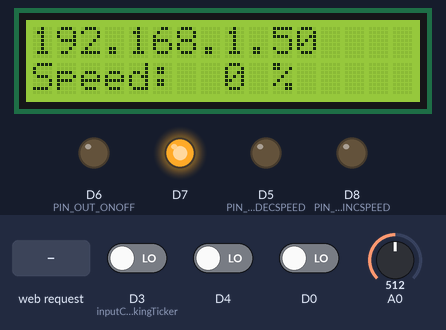
Recording of a program running on a simulated ESP8266 (Wemos D1 mini). Shown: 16×2 character LCD, output pins drawn as LEDs (lit = HIGH). The inputs (shaded band) are chosen by the test bench; at power-on: D4 LOW, D3 (inputCheckingTicker) LOW, D0 LOW, A0 = 512. WiFi joins after 1.5 s; servers stay silent unless stated; what the program prints to the serial monitor is not drawn.

Above: at 3.3 s.
3.4 s: HTTP request GET /conveyorOn received
At 4.6 s:
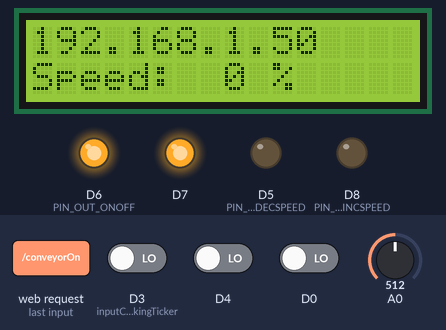
5.2 s: HTTP request GET /incSpeedOn received
At 6.1 s:
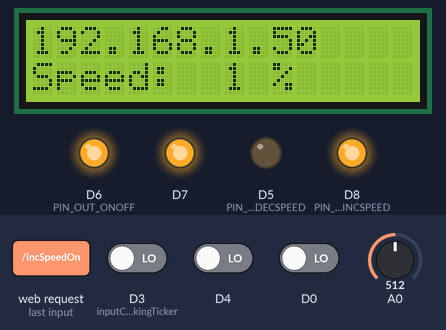
8.2 s: D4 driven HIGH
At 12.2 s:
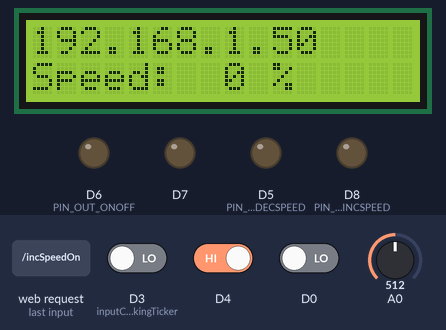
13.1 s: D4 driven LOW
At 14.4 s:
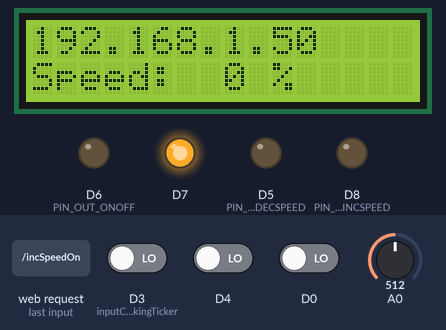
Timing chart, 0 to 15.8 s (numbered marks = the images above; inputs shaded):
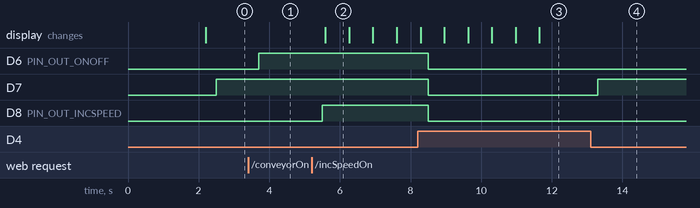

The program:

main.cpp
```cpp
#include "ConveyorController.h"

// Global instance of the controller
ConveyorController* conveyorController;

void setup() {
   const char* wifiNetworkName = "TP-Link_83CA";
   const char* wifiNetworkPassword = "65362280";

   conveyorController =
      new ConveyorController(wifiNetworkName, wifiNetworkPassword);

   conveyorController->initIO();
   conveyorController->initLCD();
   conveyorController->initWeb();
   conveyorController->assignRoutes();
   conveyorController->startWebServer();
   conveyorController->startTicker();
}

void loop() {
   // Getting the state of buttons is handled by ticker
   // Updating LCD is handled by ticker
   conveyorController->handleClient();
   delay(10);
}
```

ConveyorController.h
```cpp
#ifndef CONVEYORCONTROLLER_H
#define CONVEYORCONTROLLER_H

#include <Arduino.h>
#include <ESP8266WebServer.h>
#include <ESP8266WiFi.h>
#include <ESP8266mDNS.h>
#include <LiquidCrystal_I2C.h>
#include <WiFiClient.h>
#include "pinDefinitions.h"
#include <Ticker.h>

class ConveyorController {
public:
  ConveyorController(const char* wifiNetworkName,
    const char* wifiNetworkPassword);

  void initIO();
  void initLCD();
  void initWeb();
  void assignRoutes();
  void startWebServer();
  void startTicker();
  void handleClient();
  void updateLCD();
  void updateState();

private:
  // WiFi credentials
  const char* wifiNetworkName;
  const char* wifiNetworkPassword;

  // Web server
  ESP8266WebServer webServer = ESP8266WebServer(80);

  // LCD
  LiquidCrystal_I2C lcd = LiquidCrystal_I2C(0x27, 16, 2);

  // Ticker
  Ticker inputCheckingTicker;
  Ticker LCDUpdatingTicker;

  // Speed of the conveyor
  int conveyorSpeed = 0;

  // TRUE or FALSE state if the conveyor is controlled locally or remotely
  // remoteLocalState ? "local" : "remote"
  bool remoteLocalState = false;

  // TRUE or FALSE state if the conveyor is speeding up or no
  bool locIncSpeedState = false;
  bool remIncSpeedState = false;

  // TRUE or FALSE state if the conveyor is slowing down or no
  bool locDecSpeedState = false;
  bool remDecSpeedState = false;

  // TRUE or FALSE state if the conveyor is ON or OFF
  bool locOnOffState = false;
  bool remOnOffState = false;

  // Route handler for the main page
  void mainRoute();

  // Route handler for unknown pages
  void unknownRouteResponse();

  void LCDWaitingForConnection(bool condition);

  void writeValue(int pin, int value);
};

#endif
```

pinDefinitions.h
```cpp
#ifndef PINDEFINITONS
#define PINDEFINITONS

// ----------------------
// INPUT PIN DEFINITIONS
// ----------------------
#define PIN_IN_ONOFF \
   A0  // Watches for the physical button that turns the conveyor on
#define PIN_IN_INCSPEED \
   D0                  // Watches for the physical button that increases speed
#define PIN_IN_DECSPEED \
   D3  // Watches for the physical button that decreases speed
#define PIN_IN_LOCALREMOTE \
   D4  // Watches for the physical switch that toggles between local and remote
       // control

// ----------------------
// OUTPUT PIN DEFINITIONS
// ----------------------
#define PIN_OUT_SCL D1  // SCL for the LCD
#define PIN_OUT_SDA D2  // SDA for the LCD
#define PIN_OUT_DECSPEED D5  // Controls the conveyor speed decrease
#define PIN_OUT_ONOFF D6     // Controls the conveyor on/off
#define PIN_OUT_LOCALREMOTE \
   D7  // Switches the Type C relays between local and remote control
#define PIN_OUT_INCSPEED D8  // Controls the conveyor speed increase
#endif
```

ConveyorController.cpp
```cpp
#include "ConveyorController.h"

ConveyorController::ConveyorController(const char* wifiNetworkName,
   const char* wifiNetworkPassword)
   : wifiNetworkName(wifiNetworkName),
   wifiNetworkPassword(wifiNetworkPassword) {
}

// Public access initializations
void ConveyorController::initIO() {
   // Initialize input pins
   pinMode(PIN_IN_ONOFF, INPUT);
   pinMode(PIN_IN_INCSPEED, INPUT);
   pinMode(PIN_IN_DECSPEED, INPUT);
   pinMode(PIN_IN_LOCALREMOTE, INPUT);

   // Initialize output pins
   pinMode(PIN_OUT_SCL, OUTPUT);
   pinMode(PIN_OUT_SDA, OUTPUT);
   pinMode(PIN_OUT_DECSPEED, OUTPUT);
   pinMode(PIN_OUT_ONOFF, OUTPUT);
   pinMode(PIN_OUT_LOCALREMOTE, OUTPUT);
   pinMode(PIN_OUT_INCSPEED, OUTPUT);

   // Set all output pins to LOW initially
   digitalWrite(PIN_OUT_DECSPEED, LOW);
   digitalWrite(PIN_OUT_ONOFF, LOW);
   digitalWrite(PIN_OUT_LOCALREMOTE, LOW);
   digitalWrite(PIN_OUT_INCSPEED, LOW);
}

void ConveyorController::initLCD() {
   // Initialize and set up the LCD
   lcd.begin(16, 2);
   lcd.init();
   lcd.backlight();
}

void ConveyorController::initWeb() {

   // Start serial communication
   Serial.begin(115200);

   // Start WiFi communication with credentials
   WiFi.begin(wifiNetworkName, wifiNetworkPassword);

   int i = 0;
   // Wait until connected to the network, printing dots
   while (WiFi.status() != WL_CONNECTED) {
      Serial.print(".");
      LCDWaitingForConnection(i % 2 == 0);
      delay(1000);
   }

   Serial.println("");
   Serial.print("Connected to WiFi network ");
   Serial.println(this->wifiNetworkName);
   Serial.print("IP address: ");
   Serial.println(WiFi.localIP());

   // Check MDNS functionality
   if (MDNS.begin("espwebserver")) {
      Serial.println("MDNS responder started.");
   }

   updateLCD();
}

void ConveyorController::assignRoutes() {
   // Assign routes
   webServer.on("/", [this]() {
      webServer.sendHeader("Access-Control-Allow-Origin", "*"); // Allow all origins
      webServer.sendHeader("Access-Control-Allow-Methods", "GET, POST, OPTIONS");
      webServer.sendHeader("Access-Control-Allow-Headers", "Content-Type");
      mainRoute(); });
   webServer.on("/getData", [this] {
      webServer.sendHeader("Access-Control-Allow-Origin", "*"); // Allow all origins
      webServer.sendHeader("Access-Control-Allow-Methods", "GET, POST, OPTIONS");
      webServer.sendHeader("Access-Control-Allow-Headers", "Content-Type");
      webServer.sendHeader("Content-Type", "application/json");
      String json = "{\"conveyorSpeed\": " + String(conveyorSpeed) +
         ", \"localRemote\": \"" + ((remoteLocalState) ? "Remote" : "Local") + "\"}";
      webServer.send(200, "application/json", json);
      });
   webServer.on("/example", [this]() {
      String response = "Sample route for multiple pages.";
      webServer.send(200, "text/plain", response);
      });
   webServer.on("/incSpeedOn", [this]() {
      webServer.sendHeader("Access-Control-Allow-Origin", "*"); // Allow all origins
      webServer.sendHeader("Access-Control-Allow-Methods", "GET, POST, OPTIONS");
      webServer.sendHeader("Access-Control-Allow-Headers", "Content-Type");
      Serial.println("Increasing speed button pressed");
      remIncSpeedState = true;
      mainRoute();
      });
   webServer.on("/incSpeedOff", [this]() {
      webServer.sendHeader("Access-Control-Allow-Origin", "*"); // Allow all origins
      webServer.sendHeader("Access-Control-Allow-Methods", "GET, POST, OPTIONS");
      webServer.sendHeader("Access-Control-Allow-Headers", "Content-Type");
      Serial.println("Increasing speed button released");
      remIncSpeedState = false;
      mainRoute();
      });
   webServer.on("/decSpeedOn", [this]() {
      webServer.sendHeader("Access-Control-Allow-Origin", "*"); // Allow all origins
      webServer.sendHeader("Access-Control-Allow-Methods", "GET, POST, OPTIONS");
      webServer.sendHeader("Access-Control-Allow-Headers", "Content-Type");
      Serial.println("Decreasing speed button pressed");
      remDecSpeedState = true;
      mainRoute();
      });
   webServer.on("/decSpeedOff", [this]() {
      webServer.sendHeader("Access-Control-Allow-Origin", "*"); // Allow all origins
      webServer.sendHeader("Access-Control-Allow-Methods", "GET, POST, OPTIONS");
      webServer.sendHeader("Access-Control-Allow-Headers", "Content-Type");
      Serial.println("Decreasing speed button released");
      remDecSpeedState = false;
      mainRoute();
      });
   webServer.on("/conveyorOn", [this]() {
      webServer.sendHeader("Access-Control-Allow-Origin", "*"); // Allow all origins
      webServer.sendHeader("Access-Control-Allow-Methods", "GET, POST, OPTIONS");
      webServer.sendHeader("Access-Control-Allow-Headers", "Content-Type");
      Serial.println("Conveyor turned ON");
      remOnOffState = true;
      mainRoute();
      });
   webServer.on("/conveyorOff", [this]() {
      webServer.sendHeader("Access-Control-Allow-Origin", "*"); // Allow all origins
      webServer.sendHeader("Access-Control-Allow-Methods", "GET, POST, OPTIONS");
      webServer.sendHeader("Access-Control-Allow-Headers", "Content-Type");
      Serial.println("Conveyor turned OFF");
      remOnOffState = false;
      mainRoute();
      });
   webServer.onNotFound([this]() { unknownRouteResponse(); });
}

void ConveyorController::startWebServer() {
   // Start the HTTP server
   webServer.begin();
   Serial.println("HTTP server started.");
}

void ConveyorController::startTicker() {
   inputCheckingTicker.attach(0.3, [this]() { updateState(); });
   LCDUpdatingTicker.attach(0.673, [this]() { updateLCD(); });
}

// Repeatable public access
void ConveyorController::handleClient() { webServer.handleClient(); }

void ConveyorController::updateLCD() {
   lcd.clear();
   lcd.setCursor(0, 0);
   lcd.print(WiFi.localIP());
   lcd.setCursor(0, 1);
   lcd.print("Speed:");
   lcd.setCursor(8, 1);
   lcd.print(String(conveyorSpeed) + " %");
}

void ConveyorController::updateState() {
   // This is the main logic of the system, as defined by the stateflow diagram
   remoteLocalState = (digitalRead(PIN_IN_LOCALREMOTE) == LOW);

   if (remoteLocalState) {
      // Remote_Controlled
      writeValue(PIN_OUT_LOCALREMOTE, HIGH);
      locIncSpeedState = false;
      locDecSpeedState = false;
      locOnOffState = false;

      if (remOnOffState) {
         // Conveyor_On_Remotely
         writeValue(PIN_OUT_ONOFF, HIGH);
         if (remIncSpeedState) {
            writeValue(PIN_OUT_INCSPEED, HIGH);
            if (conveyorSpeed < 100) {
               conveyorSpeed += 1;
            }
         }
         else {
            writeValue(PIN_OUT_INCSPEED, LOW);
         }
         if (remDecSpeedState) {
            writeValue(PIN_OUT_DECSPEED, HIGH);
            if (conveyorSpeed > 0) {
               conveyorSpeed -= 1;
            }
         }
         else {
            writeValue(PIN_OUT_DECSPEED, LOW);
         }
         if (remIncSpeedState && remDecSpeedState) {
            writeValue(PIN_OUT_INCSPEED, LOW);
            writeValue(PIN_OUT_DECSPEED, LOW);
         }
      }
      else {
         // Conveyor_Off_Remotely
         writeValue(PIN_OUT_ONOFF, LOW);
         writeValue(PIN_OUT_INCSPEED, LOW);
         writeValue(PIN_OUT_DECSPEED, LOW);
         if (conveyorSpeed > 0) {
            conveyorSpeed -= 1;
         }
      }
   }
   else {
      // Local_Controlled

      writeValue(PIN_OUT_LOCALREMOTE, LOW);

      remIncSpeedState = false;
      remDecSpeedState = false;
      remOnOffState = false;
      locOnOffState = (analogRead(PIN_IN_ONOFF) < 1024 / 2);
      locIncSpeedState = (digitalRead(PIN_IN_INCSPEED) == LOW);
      locDecSpeedState = (digitalRead(PIN_IN_DECSPEED) == LOW);

      if (locOnOffState) {
         // Conveyor_On_Locally
         if (locIncSpeedState) {
            // writeValue(PIN_OUT_INCSPEED, HIGH);
            if (conveyorSpeed < 100) {
               conveyorSpeed += 1;
            }
         }
         else {
            // writeValue(PIN_OUT_INCSPEED, LOW);
         }
         if (locDecSpeedState) {
            // writeValue(PIN_OUT_DECSPEED, HIGH);
            if (conveyorSpeed > 0) {
               conveyorSpeed -= 1;
            }
         }
         else {
            // writeValue(PIN_OUT_DECSPEED, LOW);
         }
         if (locIncSpeedState && locDecSpeedState) {
            // writeValue(PIN_OUT_INCSPEED, LOW);
            // writeValue(PIN_OUT_DECSPEED, LOW);
         }
      }
      else {
         // Conveyor_Off_Locally
         writeValue(PIN_OUT_INCSPEED, LOW);
         writeValue(PIN_OUT_DECSPEED, LOW);
         writeValue(PIN_OUT_ONOFF, LOW);
         if (conveyorSpeed > 0) {
            conveyorSpeed -= 1;
         }
      }
   }
}

// Private access
void ConveyorController::LCDWaitingForConnection(bool condition) {
   if (condition) {
      lcd.clear();
      lcd.setCursor(0, 0);
      lcd.print("Waiting for");
      lcd.setCursor(0, 1);
      lcd.print("Hotspot:");
   }
   else {
      lcd.clear();
      lcd.setCursor(0, 0);
      lcd.print(this->wifiNetworkName);
      lcd.setCursor(0, 1);
      lcd.print(this->wifiNetworkPassword);
   }
}

void ConveyorController::mainRoute() {
   String secondsSinceStart = String(millis() / 1000);
   String response = "<p>Hello Arduino World!</p>";
   response += "<p>Time since Arduino started:";
   response += secondsSinceStart;
   response += " seconds.</p>";
   response += "<p>Local/Remote status: ";
   response += (remoteLocalState) ? "Remote" : "Local";
   response += "</p>";
   response += "<div style=\"display: grid; grid-template-columns: repeat(2, 200px); grid-gap: 10px;\">\n";
   response += "<div style=\"padding: 10px; text-align: center;\">\n";
   response += "<a href=\"/incSpeedOn\">Turn inc. speed ON</a>\n";
   response += "</div>\n";
   response += "<div style=\"padding: 10px; text-align: center;\">\n";
   response += "<a href=\"/incSpeedOff\">Turn inc. speed OFF</a>\n";
   response += "</div>\n";
   response += "<div style=\"padding: 10px; text-align: center;\">\n";
   response += "<a href=\"/decSpeedOn\">Turn dec. speed ON</a>\n";
   response += "</div>\n";
   response += "<div style=\"padding: 10px; text-align: center;\">\n";
   response += "<a href=\"/decSpeedOff\">Turn dec. speed OFF</a>\n";
   response += "</div>\n";
   response += "<div style=\"padding: 10px; text-align: center;\">\n";
   response += "<a href=\"/conveyorOn\">Turn conveyor ON</a>\n";
   response += "</div>\n";
   response += "<div style=\"padding: 10px; text-align: center;\">\n";
   response += "<a href=\"/conveyorOff\">Turn conveyor OFF</a>\n";
   response += "</div>\n";
   response += "</div>\n";
   response += "<h2>Pin States:</h2>";
   response += "<p>locOnOffState: " + String(locOnOffState) + "</p>";
   response += "<p>locIncSpeedState: " + String(locIncSpeedState) + "</p>";
   response += "<p>locDecSpeedState: " + String(locDecSpeedState) + "</p>";
   response += "<p>remOnOffState: " + String(remOnOffState) + "</p>";
   response += "<p>remIncSpeedState: " + String(remIncSpeedState) + "</p>";
   response += "<p>remDecSpeedState: " + String(remDecSpeedState) + "</p>";
   response += "<p>remoteLocalState: " + String(remoteLocalState) + "</p>";
   response += "<p>conveyorSpeed: " + String(conveyorSpeed) + "</p>";

   webServer.send(200, "text/html", response);
}

void ConveyorController::unknownRouteResponse() {
   String response = "Non-existing route\n\n";
   response += "URI: ";
   response += webServer.uri();
   response += "\nMethod: ";
   response += (webServer.method() == HTTP_GET) ? "GET" : "POST";
   response += "\nArguments: ";
   response += webServer.args();
   response += "\n";
   for (uint8_t i = 0; i < webServer.args(); i++) {
      response += " " + webServer.argName(i) + ": " + webServer.arg(i) + "\n";
   }
   webServer.send(404, "text/plain", response);
}

void ConveyorController::writeValue(int pin, int value) {
   if (digitalRead(pin) != value) {
      digitalWrite(pin, value);
   }
}
```

Measured:
- after the input at 3.4 s, D6 (PIN_OUT_ONOFF): LOW → HIGH after 0.30 s
- after the input at 5.2 s, D8 (PIN_OUT_INCSPEED): LOW → HIGH after 0.30 s; the display: changes after 0.39 s (image 2)
- after the input at 8.2 s, D6 (PIN_OUT_ONOFF), D7, D8 (PIN_OUT_INCSPEED): HIGH → LOW after 0.30 s
- after the input at 13.1 s, D7: LOW → HIGH after 0.20 s
- what the display in image 2 shows lasts 0.7 s, from 5.6 s to 6.3 s
